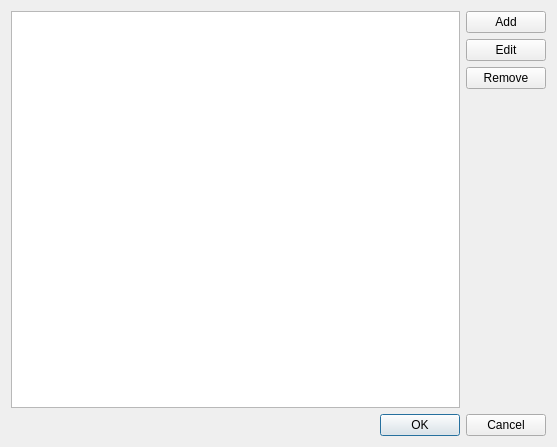
<?xml version="1.0" encoding="UTF-8"?>
<ui version="4.0">
 <class>ListOfListsDialog</class>
 <widget class="QDialog" name="ListOfListsDialog">
  <property name="geometry">
   <rect>
    <x>0</x>
    <y>0</y>
    <width>557</width>
    <height>447</height>
   </rect>
  </property>
  <property name="windowTitle">
   <string>Edit regular expression list</string>
  </property>
  <property name="styleSheet">
   <string notr="true"/>
  </property>
  <layout class="QVBoxLayout" name="verticalLayout">
   <item>
    <widget class="QWidget" name="contentWidget" native="true">
     <property name="styleSheet">
      <string notr="true">QWidget#contentWidget
{
border-style:outset;
border-width: 0px;
border:none;
}

QFrame#buttonsFrame
{
border-style:outset;
border-width: 0px;
border:none;
}</string>
     </property>
     <layout class="QHBoxLayout" name="horizontalLayout_2">
      <property name="spacing">
       <number>6</number>
      </property>
      <property name="margin">
       <number>0</number>
      </property>
      <item>
       <widget class="QListWidget" name="itemList"/>
      </item>
      <item>
       <widget class="QFrame" name="buttonsFrame">
        <property name="frameShape">
         <enum>QFrame::StyledPanel</enum>
        </property>
        <property name="frameShadow">
         <enum>QFrame::Raised</enum>
        </property>
        <layout class="QVBoxLayout" name="verticalLayout_2">
         <property name="margin">
          <number>0</number>
         </property>
         <item>
          <widget class="QPushButton" name="addButton">
           <property name="text">
            <string>Add</string>
           </property>
           <property name="icon">
            <iconset theme="list-add">
             <normaloff>../../../../../../../../.designer/backup</normaloff>../../../../../../../../.designer/backup</iconset>
           </property>
          </widget>
         </item>
         <item>
          <widget class="QPushButton" name="editButton">
           <property name="text">
            <string>Edit</string>
           </property>
           <property name="icon">
            <iconset theme="document-edit">
             <normaloff>../../../../../../../../.designer/backup</normaloff>../../../../../../../../.designer/backup</iconset>
           </property>
          </widget>
         </item>
         <item>
          <widget class="QPushButton" name="removeButton">
           <property name="text">
            <string>Remove</string>
           </property>
           <property name="icon">
            <iconset theme="list-remove">
             <normaloff>../../../../../../../../.designer/backup</normaloff>../../../../../../../../.designer/backup</iconset>
           </property>
          </widget>
         </item>
         <item>
          <spacer name="verticalSpacer_2">
           <property name="orientation">
            <enum>Qt::Vertical</enum>
           </property>
           <property name="sizeHint" stdset="0">
            <size>
             <width>20</width>
             <height>40</height>
            </size>
           </property>
          </spacer>
         </item>
        </layout>
        <zorder>addButton</zorder>
        <zorder>editButton</zorder>
        <zorder>removeButton</zorder>
        <zorder>verticalSpacer_2</zorder>
       </widget>
      </item>
     </layout>
    </widget>
   </item>
   <item>
    <widget class="QDialogButtonBox" name="buttonBox">
     <property name="orientation">
      <enum>Qt::Horizontal</enum>
     </property>
     <property name="standardButtons">
      <set>QDialogButtonBox::Cancel|QDialogButtonBox::Ok</set>
     </property>
    </widget>
   </item>
  </layout>
 </widget>
 <resources/>
 <connections>
  <connection>
   <sender>buttonBox</sender>
   <signal>accepted()</signal>
   <receiver>ListOfListsDialog</receiver>
   <slot>accept()</slot>
   <hints>
    <hint type="sourcelabel">
     <x>248</x>
     <y>254</y>
    </hint>
    <hint type="destinationlabel">
     <x>157</x>
     <y>274</y>
    </hint>
   </hints>
  </connection>
  <connection>
   <sender>buttonBox</sender>
   <signal>rejected()</signal>
   <receiver>ListOfListsDialog</receiver>
   <slot>reject()</slot>
   <hints>
    <hint type="sourcelabel">
     <x>316</x>
     <y>260</y>
    </hint>
    <hint type="destinationlabel">
     <x>286</x>
     <y>274</y>
    </hint>
   </hints>
  </connection>
 </connections>
</ui>
